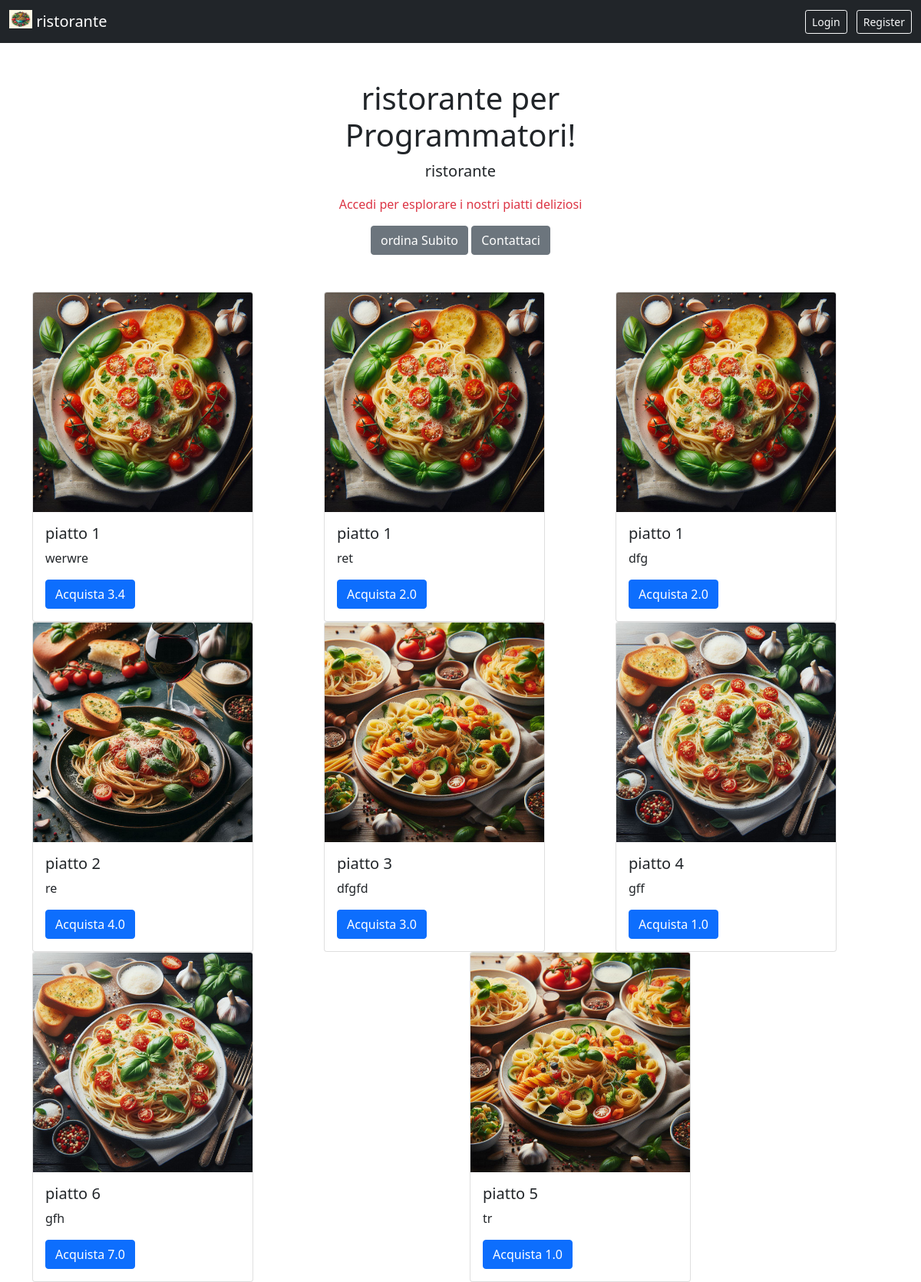
The page / on the database its author committed.
### ristorante/models.py (models this page shows, shortened)
class Menu(models.Model):
    immagine = models.ImageField() #inserisce l'immagine
    name = models.CharField(max_length=50)
    description = models.TextField() #inserire più valori di string
    price = models.FloatField() #inserire un prezzo in decimale

### ristorante/views.py (the view)
# urls.py: path('', views.ristorante, name='home'),
def ristorante(request):
    ristorante = Menu.objects.all()  # recupera tutti gli oggetti della tabella Menu
    return render(request, 'ristorante/ristorante.html',{"ristorante": ristorante})

### ristorante/templates/ristorante/ristorante.html (shortened to what this page needs)
{% extends  'ristorante/navbar.html' %}
{% block content %}
    <div class="container my-5 text-center" style="max-width:580px">
        <h1>ristorante per Programmatori!</h1>
        <p class="lead">ristorante
        </p>
        {% if user.is_authenticated %}
            <P class="text-success">Benvenuto {{ user.username }} esplora i nostri piatti deliziosi</p>
        {% else %}
            <P class="text-danger">Accedi per esplorare i nostri piatti deliziosi</p>
        {% endif%}
        <a href= "{% url 'visualizza_carrello' %}"  type="button" class="btn btn-secondary">ordina Subito</a>
        <a href= "{% url 'contattaci' %}"  type="button" class="btn btn-secondary">Contattaci</a>
    </div>
    <div class="container">
        <div class="row">
            {% for piatto in ristorante %}
            <div class="col-sm">
                <div class="card" style="width: 18rem;">
                    <img src="{{piatto.immagine.url}}" class="card-img-top" alt="...">
                    <div class="card-body">
                        <h5 class="card-title">{{piatto.name}}</h5>
                        <p class="card-text">{{piatto.description}}</p>
                        <a href= "{% url "aggiungi_al_carrello" piatto.id %}" class="btn btn-primary">Acquista {{piatto.price}}</a>
                    </div>
                </div>
            </div>
            {% endfor %}
        </div>
    </div>
{% endblock content %}

### ristorante/templates/ristorante/navbar.html (shortened to what this page needs)
<!doctype html>
<html lang="en">
<head>
    <link href="https://cdn.jsdelivr.net/npm/bootstrap@5.0.0-beta2/dist/css/bootstrap.min.css" rel="stylesheet"
>
</head>
<body>
    <nav class="navbar navbar-dark bg-dark">
        <div class="container-fluid">
            <a class="navbar-brand" href="{% url 'home' %}" >
                {% load static %}
                <img src=" {% static 'ristorante/restaurant.png' %}" alt="" width="30" height="24" class="d-inline-block align-top">
                ristorante
            </a>
            <div>
        {% if user.is_authenticated %}
          <span class="text-light me-3" >Benvenuto: {{ user.username }}</span>
          <a href="{% url "logout" %}" class="btn btn-outline-light btn-sm">Logout</a>
        {% else %}
          <a href="{% url "login" %}" class="btn btn-outline-light btn-sm me-2" >Login</a>
          <a href="{% url "register" %}"  class="btn btn-outline-light btn-sm" >Register</a>
        {% endif %}
    </div>
    </div>
    </nav>
    {% block content%}{% endblock content%}
</body>
</html>

### rows shown on the page
Menu: immagine (picture), name "piatto 1", description "werwre", price "3.4"
Menu: immagine (picture), name "piatto 1", description "ret", price "2.0"
Menu: immagine (picture), name "piatto 1", description "dfg", price "2.0"
Menu: immagine (picture), name "piatto 2", description "re", price "4.0"
Menu: immagine (picture), name "piatto 3", description "dfgfd", price "3.0"
Menu: immagine (picture), name "piatto 4", description "gff", price "1.0"
Menu: immagine (picture), name "piatto 6", description "gfh", price "7.0"
Menu: immagine (picture), name "piatto 5", description "tr", price "1.0"
